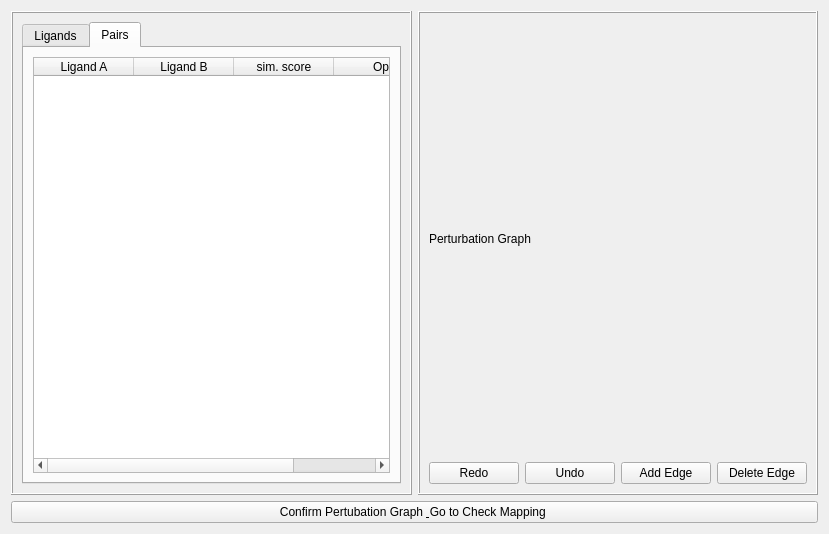
<?xml version="1.0" encoding="UTF-8"?>
<ui version="4.0">
 <class>Perturbation</class>
 <widget class="QWidget" name="Perturbation">
  <property name="geometry">
   <rect>
    <x>0</x>
    <y>0</y>
    <width>829</width>
    <height>534</height>
   </rect>
  </property>
  <property name="windowTitle">
   <string>Form</string>
  </property>
  <layout class="QVBoxLayout" name="verticalLayout">
   <item>
    <layout class="QHBoxLayout" name="horizontalLayout" stretch="1,1">
     <item>
      <widget class="QFrame" name="frame">
       <property name="frameShape">
        <enum>QFrame::Box</enum>
       </property>
       <property name="frameShadow">
        <enum>QFrame::Raised</enum>
       </property>
       <layout class="QVBoxLayout" name="verticalLayout_2">
        <item>
         <widget class="QTabWidget" name="tabWidget_pert">
          <property name="currentIndex">
           <number>1</number>
          </property>
          <property name="tabBarAutoHide">
           <bool>false</bool>
          </property>
          <widget class="QWidget" name="tab_ligs">
           <property name="sizePolicy">
            <sizepolicy hsizetype="Expanding" vsizetype="Preferred">
             <horstretch>0</horstretch>
             <verstretch>0</verstretch>
            </sizepolicy>
           </property>
           <attribute name="title">
            <string>Ligands</string>
           </attribute>
           <layout class="QVBoxLayout" name="verticalLayout_6">
            <item>
             <widget class="QWidget" name="widget" native="true">
              <layout class="QVBoxLayout" name="verticalLayout_3">
               <item>
                <widget class="QTableWidget" name="tableWidget_ligands">
                 <property name="gridStyle">
                  <enum>Qt::SolidLine</enum>
                 </property>
                 <property name="sortingEnabled">
                  <bool>true</bool>
                 </property>
                 <property name="wordWrap">
                  <bool>true</bool>
                 </property>
                 <attribute name="horizontalHeaderCascadingSectionResizes">
                  <bool>true</bool>
                 </attribute>
                 <attribute name="horizontalHeaderHighlightSections">
                  <bool>true</bool>
                 </attribute>
                 <attribute name="horizontalHeaderShowSortIndicator" stdset="0">
                  <bool>true</bool>
                 </attribute>
                 <attribute name="horizontalHeaderStretchLastSection">
                  <bool>true</bool>
                 </attribute>
                 <attribute name="verticalHeaderCascadingSectionResizes">
                  <bool>true</bool>
                 </attribute>
                 <column>
                  <property name="text">
                   <string>Name</string>
                  </property>
                 </column>
                 <column>
                  <property name="text">
                   <string>Exp. Affinity
 (kcal/mol)</string>
                  </property>
                 </column>
                 <column>
                  <property name="text">
                   <string>Exp. Error
(kcal/mol)</string>
                  </property>
                 </column>
                 <column>
                  <property name="text">
                   <string>Weight</string>
                  </property>
                 </column>
                </widget>
               </item>
               <item>
                <widget class="QLabel" name="label_2">
                 <property name="font">
                  <font>
                   <italic>true</italic>
                  </font>
                 </property>
                 <property name="text">
                  <string>Build Perturbation Graph</string>
                 </property>
                </widget>
               </item>
               <item>
                <widget class="QRadioButton" name="radioButton">
                 <property name="text">
                  <string>Loading  Perburtaion Graph</string>
                 </property>
                </widget>
               </item>
               <item>
                <widget class="QWidget" name="widget_2" native="true">
                 <layout class="QHBoxLayout" name="horizontalLayout_2" stretch="1,3,2">
                  <item>
                   <widget class="QLabel" name="label">
                    <property name="text">
                     <string>Graph File</string>
                    </property>
                   </widget>
                  </item>
                  <item>
                   <widget class="QLineEdit" name="lineEdit"/>
                  </item>
                  <item>
                   <widget class="QPushButton" name="button_graphLoad">
                    <property name="text">
                     <string>Browse</string>
                    </property>
                   </widget>
                  </item>
                 </layout>
                </widget>
               </item>
               <item>
                <widget class="QRadioButton" name="radioButton_2">
                 <property name="text">
                  <string>Generate  Perburtaion Graph</string>
                 </property>
                </widget>
               </item>
               <item>
                <layout class="QFormLayout" name="formLayout">
                 <item row="0" column="0">
                  <widget class="QLabel" name="setWeightLabel">
                   <property name="text">
                    <string>Set Weights</string>
                   </property>
                  </widget>
                 </item>
                 <item row="0" column="1">
                  <widget class="QLabel" name="label_3">
                   <property name="text">
                    <string>Please set on the above table</string>
                   </property>
                  </widget>
                 </item>
                 <item row="1" column="0">
                  <widget class="QLabel" name="similarityMethodsLabel">
                   <property name="text">
                    <string>Similarity Methods</string>
                   </property>
                  </widget>
                 </item>
                 <item row="1" column="1">
                  <widget class="QComboBox" name="similarity_method">
                   <item>
                    <property name="text">
                     <string>Tanimoto fingerprint</string>
                    </property>
                   </item>
                   <item>
                    <property name="text">
                     <string>MACCS fingerprint</string>
                    </property>
                   </item>
                   <item>
                    <property name="text">
                     <string>Common Substructure</string>
                    </property>
                   </item>
                  </widget>
                 </item>
                 <item row="2" column="0">
                  <widget class="QLabel" name="optimalCriteriaLabel">
                   <property name="text">
                    <string>Optimal criteria</string>
                   </property>
                  </widget>
                 </item>
                 <item row="2" column="1">
                  <widget class="QComboBox" name="optimal_criteria">
                   <item>
                    <property name="text">
                     <string>A-optimal</string>
                    </property>
                   </item>
                   <item>
                    <property name="text">
                     <string>G-optimal</string>
                    </property>
                   </item>
                   <item>
                    <property name="text">
                     <string>D-optimal</string>
                    </property>
                   </item>
                  </widget>
                 </item>
                 <item row="3" column="0">
                  <widget class="QLabel" name="numberOfCycleLabel">
                   <property name="text">
                    <string>Number of cycle</string>
                   </property>
                  </widget>
                 </item>
                 <item row="3" column="1">
                  <widget class="QSpinBox" name="number_of_cycles"/>
                 </item>
                </layout>
               </item>
               <item>
                <widget class="QPushButton" name="button_graphGen">
                 <property name="text">
                  <string>Build Perturbation Graph</string>
                 </property>
                </widget>
               </item>
              </layout>
             </widget>
            </item>
           </layout>
          </widget>
          <widget class="QWidget" name="tab_pairs">
           <property name="sizePolicy">
            <sizepolicy hsizetype="Expanding" vsizetype="Preferred">
             <horstretch>0</horstretch>
             <verstretch>0</verstretch>
            </sizepolicy>
           </property>
           <attribute name="title">
            <string>Pairs</string>
           </attribute>
           <layout class="QVBoxLayout" name="verticalLayout_5">
            <item>
             <widget class="QTableWidget" name="tableWidget_pairs">
              <attribute name="horizontalHeaderCascadingSectionResizes">
               <bool>true</bool>
              </attribute>
              <column>
               <property name="text">
                <string>Ligand A</string>
               </property>
              </column>
              <column>
               <property name="text">
                <string>Ligand B</string>
               </property>
              </column>
              <column>
               <property name="text">
                <string>sim. score</string>
               </property>
               <property name="icon">
                <iconset>
                 <normaloff>imgs/ArrowDouble.png</normaloff>imgs/ArrowDouble.png</iconset>
               </property>
              </column>
              <column>
               <property name="text">
                <string>Ops</string>
               </property>
              </column>
             </widget>
            </item>
           </layout>
          </widget>
         </widget>
        </item>
       </layout>
      </widget>
     </item>
     <item>
      <widget class="QFrame" name="graph_frame">
       <property name="frameShape">
        <enum>QFrame::Box</enum>
       </property>
       <property name="frameShadow">
        <enum>QFrame::Raised</enum>
       </property>
       <layout class="QVBoxLayout" name="graph_layout" stretch="0,0">
        <item>
         <widget class="QLabel" name="label_4">
          <property name="text">
           <string>Perturbation Graph</string>
          </property>
         </widget>
        </item>
        <item>
         <layout class="QHBoxLayout" name="button_row">
          <item>
           <widget class="QPushButton" name="button_graphRedo">
            <property name="text">
             <string>Redo</string>
            </property>
           </widget>
          </item>
          <item>
           <widget class="QPushButton" name="button_graphUndo">
            <property name="text">
             <string>Undo</string>
            </property>
           </widget>
          </item>
          <item>
           <widget class="QPushButton" name="button_graphAddEdge">
            <property name="text">
             <string>Add Edge</string>
            </property>
           </widget>
          </item>
          <item>
           <widget class="QPushButton" name="button_graphDelEdge">
            <property name="text">
             <string>Delete Edge</string>
            </property>
           </widget>
          </item>
         </layout>
        </item>
       </layout>
      </widget>
     </item>
    </layout>
   </item>
   <item>
    <widget class="QPushButton" name="button_next_pert">
     <property name="text">
      <string>Confirm Pertubation Graph &amp; Go to Check Mapping </string>
     </property>
    </widget>
   </item>
  </layout>
 </widget>
 <resources/>
 <connections/>
</ui>
